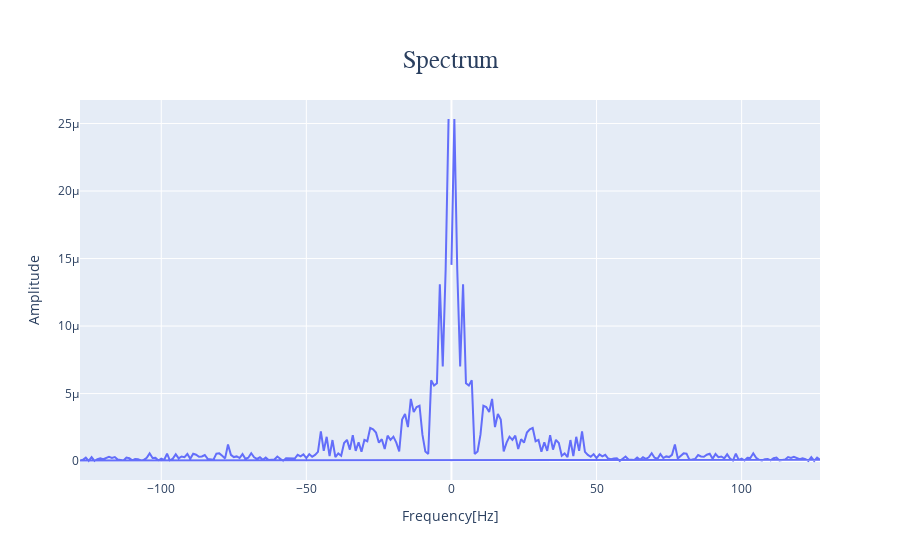
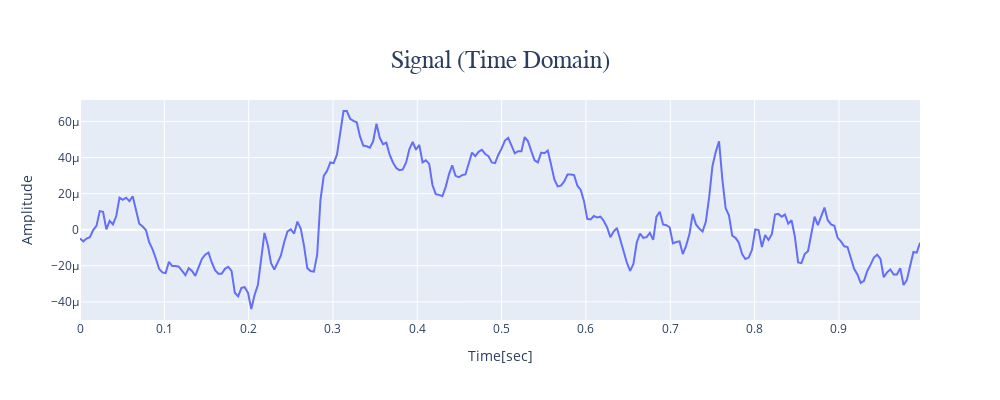
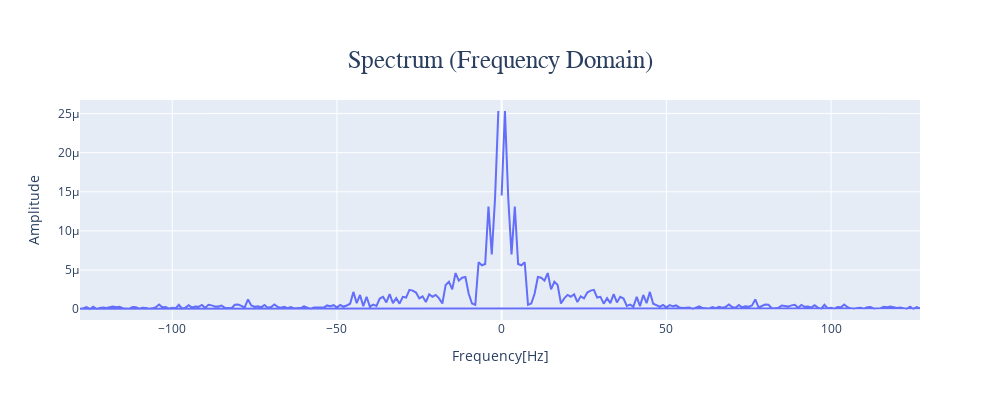

Here is the notebook cell these charts were saved with, in order:
### Code cell
# Generate the three signals using Signal class and its method sine()
Fs = 1000
dur = 1
N = int(Fs * dur)
t = np.arange(N) / Fs
(signal_1hz, _) =  generate_sinusoid(dur=dur, amp=5, freq=50, Fs=Fs)
(signal_20hz, _) = generate_sinusoid(dur=dur, amp=1, freq=150, Fs=Fs)
(signal_10hz, _) = generate_sinusoid(dur=dur, amp=2, freq=100, Fs=Fs)


raw = mne.io.read_raw_edf('./../files/chb01_14.edf')
# Captura de uma janela de 1s de um canal específico
Fs = raw.info['sfreq']
start_time = 59
end_time = 60

ch_name = raw.ch_names[1]
x = raw.get_data(tmin=start_time, tmax=end_time, picks=(ch_name)).flatten()
n = x.size
t = np.linspace(start_time, end_time, num=n)

# Sum the three signals to output the signal we want to analyze
signal = x#signal_1hz + signal_20hz + signal_10hz

# Apply the DFT using the class Fourier
fourier = Fourier(signal, sampling_rate=Fs)
# Plot the spectrum interactively using the class Fourier
fourier.plot_spectrum(interactive=True)
fourier.plot_time_frequency(t_ylabel="Amplitude", f_ylabel="Amplitude",
                            t_title="Signal (Time Domain)",
                            f_title="Spectrum (Frequency Domain)")

### Figure 1 — Plotly figure (JSON) as saved in the notebook; plotly's stock layout.template omitted (floating-point values rounded to 4 significant figures; data arrays with more than 128 entries replaced by an {"elided": "..."} marker saying what was removed)
{"data": [{"type": "scatter", "x": {"elided": "256 float values"}, "y": {"elided": "256 float values"}}], "layout": {"title": {"font": {"family": "Arial, bold", "size": 25}, "text": "Spectrum", "x": 0.5, "xanchor": "center", "yanchor": "top"}, "xaxis": {"title": {"text": "Frequency[Hz]"}}, "yaxis": {"title": {"text": "Amplitude"}}}}

### Figure 2 — Plotly figure (JSON) as saved in the notebook; plotly's stock layout.template omitted (floating-point values rounded to 4 significant figures; data arrays with more than 128 entries replaced by an {"elided": "..."} marker saying what was removed)
{"data": [{"type": "scatter", "x": {"elided": "256 float values"}, "y": {"elided": "256 float values"}}], "layout": {"height": 400, "title": {"font": {"family": "Arial, bold", "size": 25}, "text": "Signal (Time Domain)", "x": 0.5, "xanchor": "center", "yanchor": "top"}, "width": 1000, "xaxis": {"title": {"text": "Time[sec]"}}, "yaxis": {"title": {"text": "Amplitude"}}}}

### Figure 3 — Plotly figure (JSON) as saved in the notebook; plotly's stock layout.template omitted (floating-point values rounded to 4 significant figures; data arrays with more than 128 entries replaced by an {"elided": "..."} marker saying what was removed)
{"data": [{"mode": "lines", "type": "scatter", "x": {"elided": "256 float values"}, "y": {"elided": "256 float values"}}], "layout": {"height": 400, "title": {"font": {"family": "Arial, bold", "size": 25}, "text": "Spectrum (Frequency Domain)", "x": 0.5, "xanchor": "center", "yanchor": "top"}, "width": 1000, "xaxis": {"title": {"text": "Frequency[Hz]"}}, "yaxis": {"title": {"text": "Amplitude"}}}}
